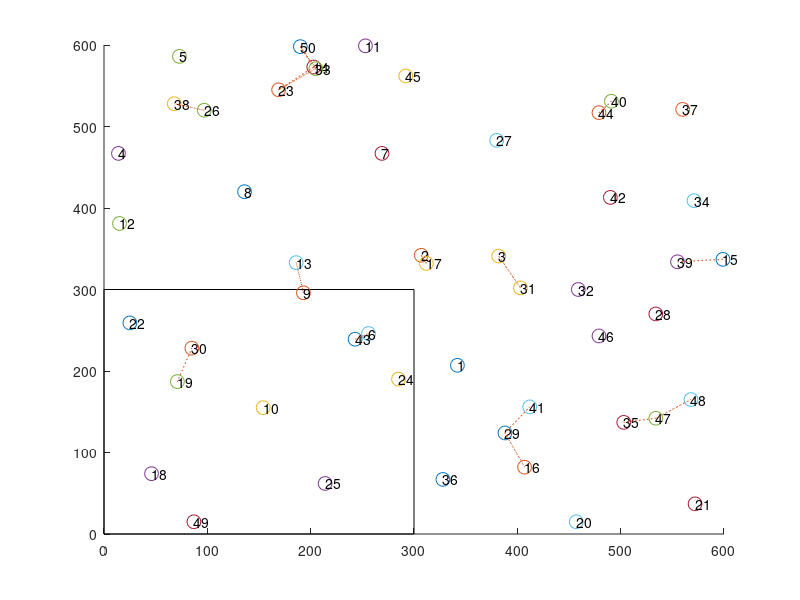

This chart was generated by the following MATLAB code: (Note: this script raises an error after producing the figure.)
% implementation of tour length for spanning tree covering algorithm(SHDGP)

clear;
close;

noofiteration = 2;

costarray = zeros(1,noofiteration);         % containing cost value for each iteration of SHDGP
clustercostarray = zeros(1,noofiteration);  % containing cost value for each iteration of CBSHDGP
clusterpolpointsnum = zeros(1,noofiteration);  % containing number of polling points in each iteration

% network lifetime (50%, 90%, 100% )for SHDGP

netlftime50 = zeros(1,noofiteration);
netlftime90 = zeros(1,noofiteration);
netlftime100 = zeros(1,noofiteration);

% network lifetime (50%, 90%, 100% )for CBSHDGP

Cnetlftime50 = zeros(1,noofiteration);
Cnetlftime90 = zeros(1,noofiteration);
Cnetlftime100 = zeros(1,noofiteration);

for k = 1:noofiteration
    
close;

N=50;                  % number of sensors
CR = 50;                %communication range

startX=0;
startY=250;

curPosX=startX;
curPosY=startY;



NpollingPoints=N;                               % number of polling points

adjMatrix=zeros(N,N);                           % containing distance value
Covered=zeros(1,N);                             % sensors which are covered by the mobile collectors
CoveredPollingPoints= zeros(1,NpollingPoints);  % polling points which are traversed by the mobile collectors

polpointX=zeros(1,NpollingPoints);
polpointY=zeros(1,NpollingPoints);

output=[];                                      % store the ordering of the polling points
NofMSG = [];                                    % Number of msg pass by each sensor (polling point)

figure(1);
rectangle('Position', [0,0,300,300])
hold on;

%% Random Input generator in terms of X and Y

X = randi(600,N,1); 
Y = randi(600,N,1);

polpointX=X;
polpointY=Y;

% plot all candidate polling point

for i=1:N
plot(X(i),Y(i),'o','MarkerSize',10);
text(X(i),Y(i), num2str(i),'fontsize',10);
end

% Finding the distance to each polling points from mobile collector

pptomcdist = zeros(1,NpollingPoints); % Distance from mobile collectors to othere polling points

for i=1:NpollingPoints
    pptomcdist(i) = sqrt(   (curPosX - X(i))^2 + (curPosY - Y(i))^2   );
end


xpos=0;
ypos=0;

ns = zeros(NpollingPoints,N);                   % Neighbor set
nns = zeros(1,NpollingPoints);                  % Number of neighbors

costOfPollingPoints= zeros(1,NpollingPoints);   % Cost of polling points from the mobile collector

% Calcullating the neighbor set of each polling points

for i = 1:NpollingPoints
    
    for j = 1:N
        distance = sqrt((polpointX(i) - X(j))^2 + (polpointY(i) - Y(j))^2);
        adjMatrix(i,j)=distance;
        if distance <= CR
            line([polpointX(i) polpointX(j)], [polpointY(i) polpointY(j)], 'LineStyle', ':');
            ns(i,j) = 1;
            nns(i)=nns(i)+1;
        end
      
    end
end

% Finding the cost of each polling point from the mobile collector


for i=1:NpollingPoints

       costOfPollingPoints(i)= pptomcdist(i)/nns(i);
end


% Find the minimum cost polling points

minIndx=1;

for i=2:NpollingPoints
    
    if costOfPollingPoints(i) <= costOfPollingPoints(minIndx)
        minIndx=i;
    end
    
end
 
output=[output,minIndx];
NofMSG = [NofMSG,nns(minIndx)];
CoveredPollingPoints(minIndx)=1;

% sensors covered by the polling point

for i=1:N
    if ns(minIndx,i)==1
        Covered(i)=1;
    end
end

curPosX=polpointX(minIndx);
curPosY=polpointY(minIndx);

nUncovered= N-nns(minIndx);


while nUncovered > 0
    
    curPosX=polpointX(minIndx);
    curPosY=polpointY(minIndx);

% Find the distance to the remaining polling points
    
                        % % % % %                     %     for i=1:NpollingPoints
                        % % % % %                     %         if Covered(i)==1
                        % % % % %                     %             d(i)=inf;
                        % % % % %                     %             nns(i) = inf;
                        % % % % %                     %             costOfPollingPoints(i) = inf;
                        % % % % %                     %         else
                        % % % % %                     %             d(i) = sqrt(   (curPosX - X(i))^2 + (curPosY - Y(i))^2   );
                        % % % % %                     %         end
                        % % % % %                     %     end

for i=1:NpollingPoints
    min = 0;
    if Covered(i)==1
        pptomcdist(i)=inf;
        nns(i) = inf;
        costOfPollingPoints(i) = inf;
    else
        for j = 1:numel(output)
            if min == 0
                min = sqrt ( ( X(output(j))- X(i))^2 +(Y(output(j))-Y(i))^2);
            end

            temp = sqrt ( ( X(output(j))- X(i))^2 +(Y(output(j))-Y(i))^2);
            if temp <= min
                min = temp;
                pptomcdist(i) = min;
            end
        end
    end
end

% Update neighbor set and number of neighbors of polling points

    for i=1:NpollingPoints
       
        if CoveredPollingPoints(i)==1
            continue;
        end
        
        for j = 1:N
            if ns(i,j)==1 && Covered(j)
                  ns(i,j) = 0;
                  nns(i)=nns(i)-1;
            end

       end 
    end
    
    
% Finding the cost of each polling point from the mobile collector


    for i=1:NpollingPoints
        if costOfPollingPoints(i)==inf
            continue;
        end
        costOfPollingPoints(i)= pptomcdist(i)/nns(i);
    end


% Find the minimum cost polling points

%     minIndx=1;

    for i=1:NpollingPoints
        
        if costOfPollingPoints(i) <= costOfPollingPoints(minIndx)
            minIndx=i;
        end

    end


    output=[output,minIndx];
    NofMSG = [NofMSG,nns(minIndx)];

    CoveredPollingPoints(minIndx)=1;
    
% sensors covered by the polling point

    for i=1:N
        if ns(minIndx,i)==1
            Covered(i)=1;
        end
    end

 nUncovered= nUncovered-nns(minIndx);

end

%finding approximation tour

polPointCnt = numel(output);
outmat = zeros(numel(output),numel(output));

for i= 1:polPointCnt
    for j= 1:polPointCnt
        dist = sqrt((X(output(i)) - X(output(j)))^2 + (Y(output(i)) - Y(output(j)))^2);
        outmat(i,j) = dist;
    end
end


G = sparse(outmat);
[Tree, pred1]=graphminspantree(G);
mst2 = full(Tree);
 
%% representation of mst
for i = 1:polPointCnt
    for j = 1:polPointCnt
        if mst2(i,j)~= 0  
            xpos = i;
            ypos = j;
            line([X(output(xpos)) X(output(ypos))], [Y(output(xpos)) Y(output(ypos))], 'LineStyle', '-', 'color','r');
        end
    end
end
%%

dfsmat = zeros(numel(output),numel(output));

for i= 1:polPointCnt
    for j= 1:polPointCnt
        dfsmat(i,j) = mst2(i,j);
        dfsmat(j,i) = mst2(i,j);
    end
end

%% perform DFS and find the order of node to visit with minimum cost

d= zeros(polPointCnt,polPointCnt);
G1 = sparse(dfsmat);

[disc] = graphtraverse(G1, 1,'Method','DFS');

% for i = 1:polPointCnt
% [order] = graphtraverse(G1, i,'Method','DFS');
% for j = 1 : polPointCnt
%     d(i,j) = order(j);
% end    
% end

% tlen1 = zeros(1,polPointCnt);
% 
% for i = 1:polPointCnt
%     tl = 0;
%     for j = 1:polPointCnt
%         if j == polPointCnt
%         tlen = sqrt((X(output(d(i,j))) - X(output(d(i,1))))^2 + (Y(output(d(i,j))) - Y(output(d(i,1))))^2);
%         tl = tl + tlen;
%         else
%         tlen = sqrt((X(output(d(i,j))) - X(output(d(i,j+1))))^2 + (Y(output(d(i,j))) - Y(output(d(i,j+1))))^2);
%         tl = tl + tlen;
%         end
%     end
%     tlen1(i)= int32(tl);
% end
% 
% minid = 1;
% for i= 2:polPointCnt
%     if tlen1(i) <= tlen1(minid)
%         minid=i;
%     end
% end
% for i = 1:polPointCnt
%     disc(i) = d(minid,i);
% end
%%
visitorder = [];
for i = 1:polPointCnt
    visitid = output(disc(i));
    visitorder = [visitorder,visitid];
end

% network lifetime

[ nwlftime50,  nwlftime90, nwlftime100 ] = Networklifetime(N, X, Y, output, NofMSG, visitorder);
netlftime50(k) = nwlftime50;
netlftime90(k) = nwlftime90;
netlftime100(k) = nwlftime100;

% G1 = sparse(dfsmat);
% [disc, pred, closed] = graphtraverse(G1, 1,'Method','DFS');
% order = graphtraverse(G,1);

cost = 0;
for i = 1:numel(output)
    if i==numel(output)
        value = sqrt((X(output(disc(1))) - X(output(disc(numel(output)))))^2 + (Y(output(disc(1))) - Y(output(disc(numel(output)))))^2);
        cost = cost + value;
        line([X(output(disc(1))) X(output(disc(numel(output))))], [Y(output(disc(1))) Y(output(disc(numel(output))))], 'LineStyle', '-', 'color','g');
    else
    value = sqrt((X(output(disc(i))) - X(output(disc(i+1))))^2 + (Y(output(disc(i))) - Y(output(disc(i+1))))^2);
    line([X(output(disc(i))) X(output(disc(i+1)))], [Y(output(disc(i))) Y(output(disc(i+1)))], 'LineStyle', '-', 'color','g');
    cost = cost + value;
    end
end 
cost1 = int32(cost);
disp(cost1);
costarray(k) = cost1;

% finding the tour cost of disconnected network form from N sensors

% [tour, mintree, tourcost]   = optimaltour(N,X,Y, CR);
% clustercostarray(k) = tourcost;

[polpoints, opttour, clustermst, totcos, Cnwlftime50, Cnwlftime90, Cnwlftime100] = optour(N,X,Y,CR);
disp('optour');
disp(totcos);
clustercostarray(k) = totcos;
clusterpolpointsnum(k) = numel(polpoints);
Cnetlftime50(k) = Cnwlftime50;
Cnetlftime90(k) = Cnwlftime90;
Cnetlftime100(k) = Cnwlftime100;
[ppoint, opttour1, clustermst1, totcost] = neighborbydistance(N,X,Y,CR);
disp('nbydist =');
disp(totcost);
end

% avgcost = mean(costarray);
% disp('The avgcost to gather all the data within onehop distance');
% disp(int32(avgcost));
% 
% avgtourcost = mean(clustercostarray);
% disp('Avgtour cost to visit all the clusters.');
% disp(int32(avgtourcost));
% 
% avgnumofpolpoints = mean(clusterpolpointsnum);
% disp('Avgtour Number of polling points in CBSHDGA.');
% disp(int32(avgnumofpolpoints));
% 
% avgnetlftime50 = mean(netlftime50);
% disp('50 % nettime');
% disp(int32(avgnetlftime50));
% 
% avgnetlftime90 = mean(netlftime90);
% disp('90 % nettime');
% disp(int32(avgnetlftime90));
% 
% avgnetlftime100 = mean(netlftime100);
% disp('100 % nettime');
% disp(int32(avgnetlftime100));
% 
% Cavgnetlftime50 = mean(Cnetlftime50);
% disp('50 % Cnettime');
% disp(int32(Cavgnetlftime50));
% 
% Cavgnetlftime90 = mean(Cnetlftime90);
% disp('90 % Cnettime');
% disp(int32(Cavgnetlftime90));
% 
% Cavgnetlftime100 = mean(Cnetlftime100);
% disp('100 % Cnettime');
% disp(int32(Cavgnetlftime100));



